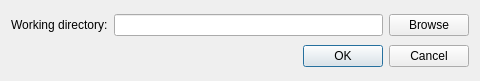
<?xml version="1.0" encoding="UTF-8"?>
<ui version="4.0">
 <class>Settings</class>
 <widget class="QDialog" name="Settings">
  <property name="geometry">
   <rect>
    <x>0</x>
    <y>0</y>
    <width>480</width>
    <height>81</height>
   </rect>
  </property>
  <property name="windowTitle">
   <string>Settings</string>
  </property>
  <property name="windowIcon">
   <iconset>
    <normaloff>:/icons/logo.png</normaloff>:/icons/logo.png</iconset>
  </property>
  <layout class="QGridLayout" name="gridLayout">
   <item row="1" column="0">
    <widget class="QDialogButtonBox" name="buttonBox">
     <property name="orientation">
      <enum>Qt::Horizontal</enum>
     </property>
     <property name="standardButtons">
      <set>QDialogButtonBox::Cancel|QDialogButtonBox::Ok</set>
     </property>
    </widget>
   </item>
   <item row="0" column="0">
    <layout class="QGridLayout" name="gridLayout_2">
     <item row="0" column="0">
      <widget class="QLabel" name="label_7">
       <property name="text">
        <string>Working directory:</string>
       </property>
      </widget>
     </item>
     <item row="0" column="1">
      <widget class="QLineEdit" name="lineEdit_workingDir">
       <property name="enabled">
        <bool>true</bool>
       </property>
       <property name="mouseTracking">
        <bool>true</bool>
       </property>
       <property name="readOnly">
        <bool>true</bool>
       </property>
      </widget>
     </item>
     <item row="0" column="2">
      <widget class="QPushButton" name="pushButton_browseWorkingDir">
       <property name="text">
        <string>Browse</string>
       </property>
      </widget>
     </item>
    </layout>
   </item>
  </layout>
 </widget>
 <resources/>
 <connections>
  <connection>
   <sender>buttonBox</sender>
   <signal>rejected()</signal>
   <receiver>Settings</receiver>
   <slot>reject()</slot>
   <hints>
    <hint type="sourcelabel">
     <x>316</x>
     <y>260</y>
    </hint>
    <hint type="destinationlabel">
     <x>286</x>
     <y>274</y>
    </hint>
   </hints>
  </connection>
  <connection>
   <sender>buttonBox</sender>
   <signal>accepted()</signal>
   <receiver>Settings</receiver>
   <slot>accept()</slot>
   <hints>
    <hint type="sourcelabel">
     <x>248</x>
     <y>254</y>
    </hint>
    <hint type="destinationlabel">
     <x>157</x>
     <y>274</y>
    </hint>
   </hints>
  </connection>
 </connections>
</ui>
